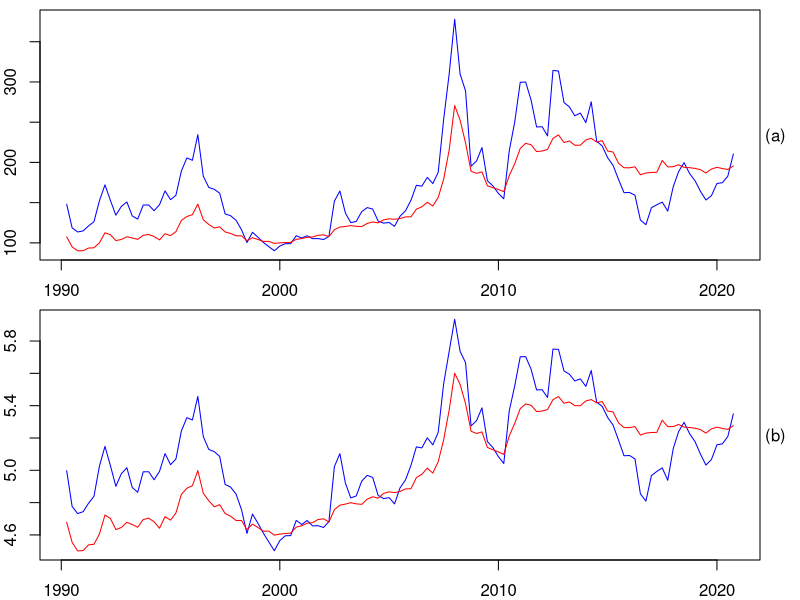
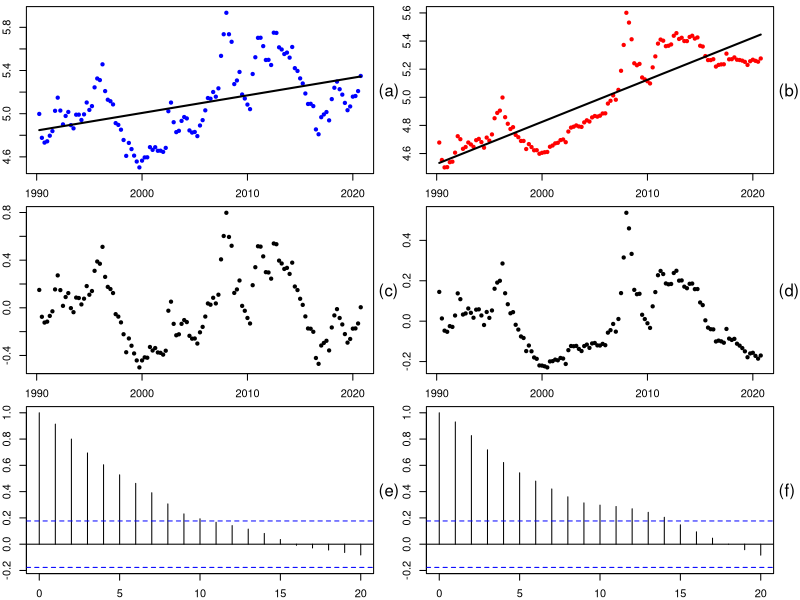
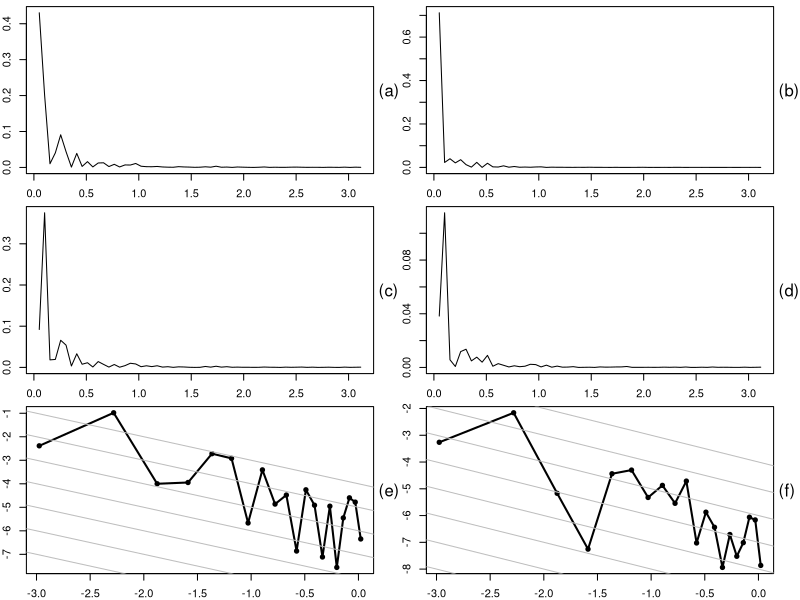
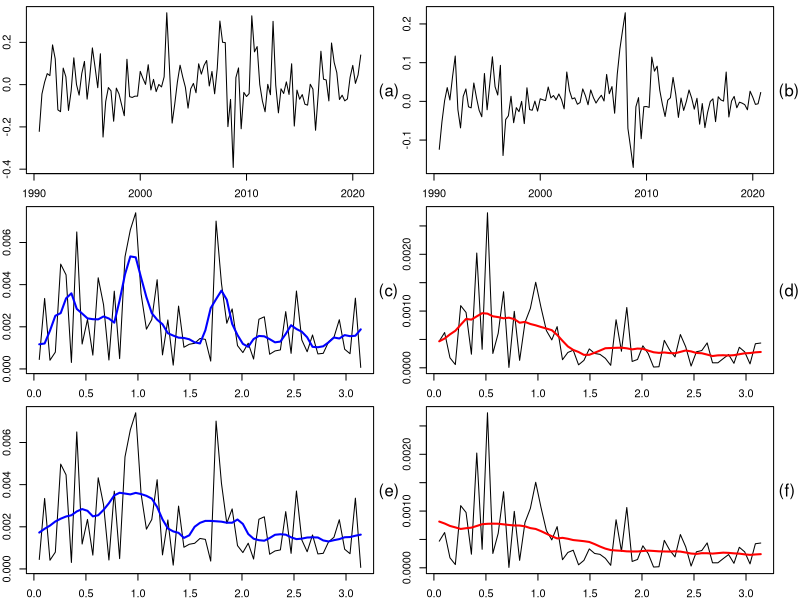
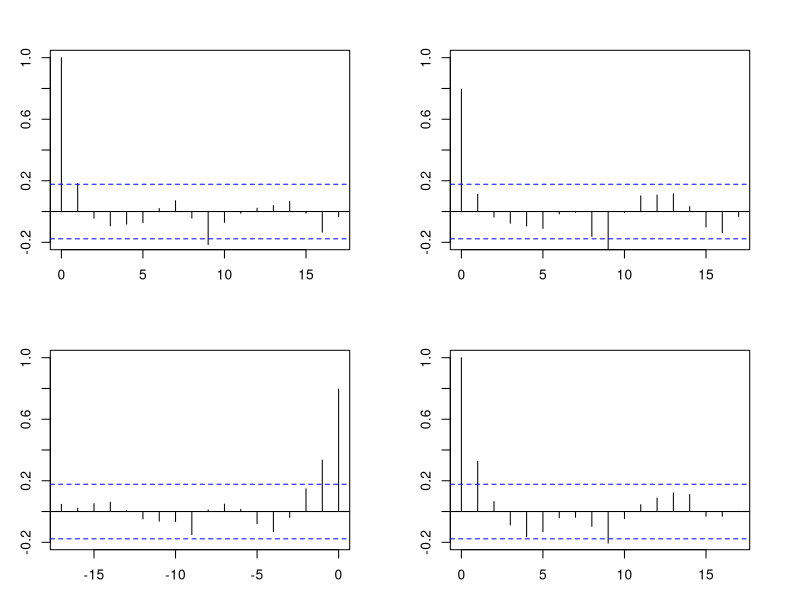
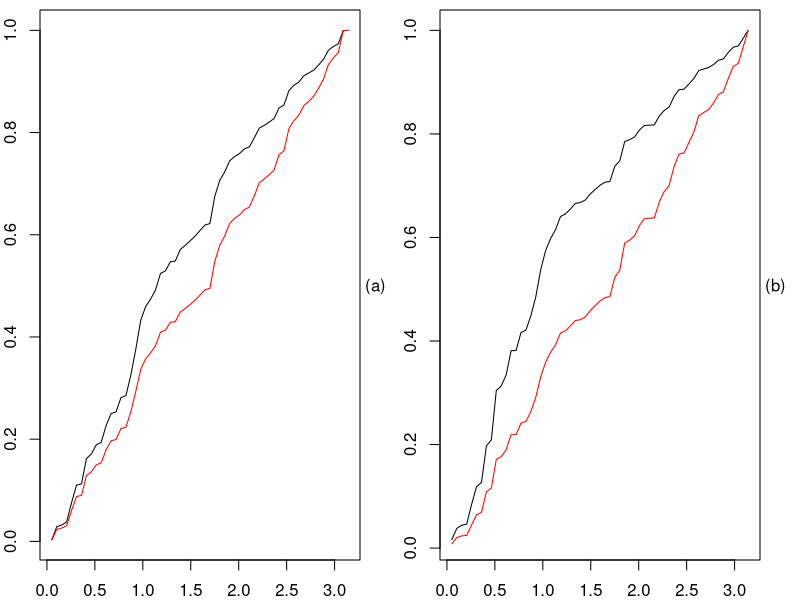
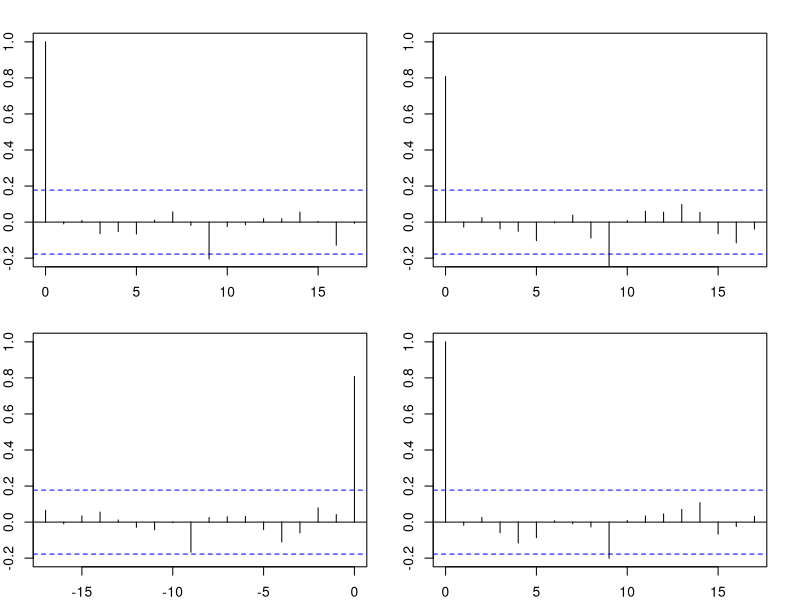
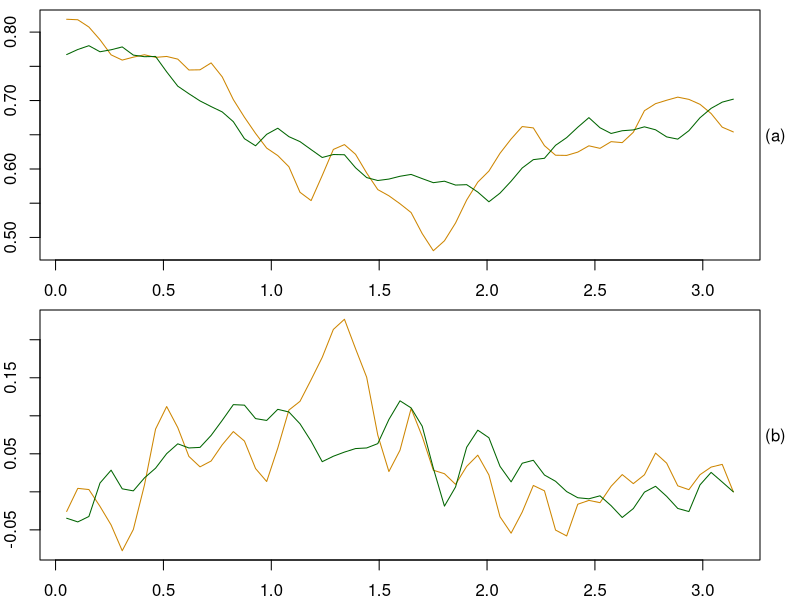

Here is the R script that generated these plots, in order:
wheat = read.csv("PWHEAMTUSDM.csv",na.strings="null")
wheat = wheat[2:(nrow(wheat)),]
X <- as.numeric(wheat[,2]); T <- as.Date(wheat[,1])
flour = read.csv("WPU02120301.csv",na.strings="null")
flour = flour[2:(nrow(flour)), ]
Y <- flour[,2] # gleicher Zeitraum!
n <- length(T)

par(mfrow=c(2,1),mar=c(2,2,0.5,2),pch=20)
plot(T,X,col="blue", type = 'l'); lines(T,Y, col = 'red')
mtext(" (a)",side=4,las=1)  
y <- log(Y); x <- log(X)
plot(T,x,col="blue", type = 'l'); lines(T,y,col="red")
mtext(" (b)",side=4,las=1) 
par(mfcol=c(3,2),mar=c(2,2,0.5,2),pch=20)
plot(T,x,col="blue"); h <- 1:n; H <- lm(x~h) 
lines(T,H$fitted.values,lwd=2); mtext(" (a)",side=4,las=1)  
xres <- H$residuals; plot(T,xres); mtext(" (c)",side=4,las=1)  
acf(xres); mtext(" (e)",side=4,las=1) 
plot(T,y,col="red"); H <- lm(y~h) 
lines(T,H$fitted.values,lwd=2); mtext(" (b)",side=4,las=1)  
yres <- H$residuals; plot(T,yres); mtext(" (d)",side=4,las=1)  
acf(yres); mtext(" (f)",side=4,las=1) 
par(mfcol=c(3,2),mar=c(2,2,0.5,2),pch=20); h <- 2*pi
H <- spec.pgram(x,taper=0,detrend=FALSE,fast=FALSE,plot=FALSE)
plot(h*H$freq,H$spec/h,type="l"); mtext(" (a)",4,las=1)
H <- spec.pgram(xres,taper=0,detrend=FALSE,fast=FALSE,plot=FALSE)
plot(h*H$freq,H$spec/h,type="l"); mtext(" (c)",4,las=1)
plot(log(h*H$freq[1:20]),log(H$spec[1:20]/h),type="o",lwd=2)  
mtext(" (e)",4,las=1) 
for (c in (-15):(-4)) abline(a=c,b=-1,col="gray")
H <- spec.pgram(y,taper=0,detrend=FALSE,fast=FALSE,plot=FALSE)
plot(h*H$freq,H$spec/h,type="l"); mtext(" (b)",4,las=1)
H <- spec.pgram(yres,taper=0,detrend=FALSE,fast=FALSE,plot=FALSE)
plot(h*H$freq,H$spec/h,type="l"); mtext(" (d)",4,las=1)
plot(log(h*H$freq[1:20]),log(H$spec[1:20]/h),type="o",lwd=2)  
mtext(" (f)",4,las=1) 
for (c in (-15):(-4)) abline(a=c,b=-1,col="gray")
dx <- x[2:n]-x[1:(n-1)]; dy <- y[2:n]-y[1:(n-1)]
par(mfcol=c(3,2),mar=c(2,2,0.5,2),pch=20); h <- 2*pi
plot(T[2:n],dx,type="l"); mtext(" (a)",4,las=1)
H <- spec.pgram(dx,taper=0,detrend=FALSE,fast=FALSE,plot=FALSE)
plot(h*H$freq,H$spec/h,type="l"); mtext(" (c)",4,las=1)
HH <- spec.pgram(dx,taper=0,detrend=FALSE,fast=FALSE,plot=FALSE,spans=5)
lines(h*HH$freq,HH$spec/h,col="blue",lwd=2)
plot(h*H$freq,H$spec/h,type="l"); mtext(" (e)",4,las=1)
HH <- spec.pgram(dx,taper=0,detrend=FALSE,fast=FALSE,plot=FALSE,spans=10)
lines(h*HH$freq,HH$spec/h,col="blue",lwd=2)
plot(T[2:n],dy,type="l"); mtext(" (b)",4,las=1)
H <- spec.pgram(dy,taper=0,detrend=FALSE,fast=FALSE,plot=FALSE)
plot(h*H$freq,H$spec/h,type="l"); mtext(" (d)",4,las=1)
HH <- spec.pgram(dy,taper=0,detrend=FALSE,fast=FALSE,plot=FALSE,spans=10)
lines(h*HH$freq,HH$spec/h,col="red",lwd=2)
plot(h*H$freq,H$spec/h,type="l"); mtext(" (f)",4,las=1)
HH <- spec.pgram(dy,taper=0,detrend=FALSE,fast=FALSE,plot=FALSE,spans=25)
lines(h*HH$freq,HH$spec/h,col="red",lwd=2)
par(mai = c(0.4, 0.4, 0.4, 0.4))
D <- cbind(dx,dy); D <- ts(D); acf(D, ylab = '', xlab = '', ylim = c(-0.2, 1), main = '')

par(mfcol=c(1,2),mar=c(2,2,0.5,2),pch=20); h <- 2*pi
H <- spec.pgram(dx,taper=0,detrend=FALSE,fast=FALSE,plot=FALSE)
plot(h*H$freq,cumsum(H$spec)/sum(H$spec),type="l"); mtext(" (a)",4,las=1)
H <- arima(dx,order=c(2,0,0),include.mean=TRUE,transform.pars=TRUE)
dx.res <- H$residuals
H <- spec.pgram(dx.res,taper=0,detrend=FALSE,fast=FALSE,plot=FALSE)
lines(h*H$freq,cumsum(H$spec)/sum(H$spec),col="red")
H <- spec.pgram(dy,taper=0,detrend=FALSE,fast=FALSE,plot=FALSE)
plot(h*H$freq,cumsum(H$spec)/sum(H$spec),type="l"); mtext(" (b)",4,las=1)
H <- arima(dy,order=c(2,0,0),include.mean=TRUE,transform.pars=TRUE)
dy.res <- H$residuals
H <- spec.pgram(dy.res,taper=0,detrend=FALSE,fast=FALSE,plot=FALSE)
lines(h*H$freq,cumsum(H$spec)/sum(H$spec),col="red")

par(mai = c(0.4, 0.4, 0.4, 0.4))
D <- cbind(dx.res,dy.res); D <- ts(D); acf(D, ylab = '', xlab = '', ylim = c(-0.2, 1), main = '')

par(mfcol=c(2,1),mar=c(2,2,0.5,2),pch=20); h <- 2*pi
H1 <- spec.pgram(D,taper=0,detrend=F,fast=F,plot=F,spans=20)
plot(H1$freq*h,H1$coh,type="l",col="orange3")
H2 <- spec.pgram(D,taper=0,detrend=F,fast=F,plot=F,spans=30)
lines(H2$freq*h,H2$coh,col="darkgreen"); mtext(" (a)",4,las=1)
plot(H1$freq*h,H1$phase,type="l",col="orange3")
lines(H2$freq*h,H2$phase,col="darkgreen"); mtext(" (b)",4,las=1)   

# AR-Spektrum eines vektorautoregressiven Prozesses 
var.spec <- function(fr,AR.p) {
  # fr ... Frequenzen, AR.p ... AR(p) Modell geschÃ¤tzt mit R-Funktion ar
  nf <- length(fr); p <- AR.p$order 
  sigma <- AR.p$var.pred; k <- length(sigma[1,])
  Id <- diag(1,nrow=k,ncol=k) # identity matrix
  sp <- array(dim=c(nf,k,k))
  for (w in 1:nf) {
    A <- Id
    for (l in 1:p) A <- A-AR.p$ar[l,,]*exp(-1i*fr[w]*l)
    A <- solve(A) # inverse of A 
    sp[w,,] <- A%*%sigma%*%t(Conj(A)) }
  return(sp/(2*pi)) }
fr <- H1$freq*(2*pi); AR.3 <- ar(D,order.max=3,aic=FALSE,demean=TRUE)
AR.1 <- ar(D,order.max=3,aic=FALSE,demean=TRUE)
AR.2 <- ar(D,order.max=6,aic=FALSE,demean=TRUE)
sp.1 <- var.spec(fr,AR.1); sp.2 <- var.spec(fr,AR.2)

par(mfcol=c(2,2),mar=c(2,2,0.5,2),pch=20); 
plot(fr,Re(sp.1[,1,2]),type="l",col="darkgreen"); abline(h=0,lty=2)   
lines(fr,Re(sp.2[,1,2]),col="orange3"); mtext(" (a)",4,las=1) 
plot(fr,-Im(sp.1[,1,2]),type="l",col="darkgreen"); abline(h=0,lty=2)
lines(fr,-Im(sp.2[,1,2]),col="orange3"); mtext(" (b)",4,las=1)
plot(fr,Mod(sp.1[,1,2])^2/(sp.1[,1,1]*sp.1[,2,2]),type="l",col="darkgreen")
lines(fr,Mod(sp.2[,1,2])^2/(sp.2[,1,1]*sp.2[,2,2]),col="orange3")
mtext(" (c)",4,las=1)  
plot(fr,Arg(sp.1[,1,2]),type="l",col="darkgreen"); mtext(" (d)",4,las=1) 
lines(fr,Arg(sp.2[,1,2]),col="orange3") 

h <- read.csv("PWHEAMTUSDM.csv",na.strings="null"); h = h[2:(nrow(h)),]; X <- as.numeric(h[,2]); T <- as.Date(h[,1])
h <- read.csv("WPU02120301.csv",na.strings="null"); h = h[2:(nrow(h)), ]; Y <- h[,2]  
n <- length(T); n1 <- n-1; y <- log(Y); x <- log(X)
O1 <- 1:n; O2 <- O1^2; O3 <- O1^3
dx <- x[2:n]-x[1:n1]; dy <- y[2:n]-y[1:n1]; T1 <- T[-1]  

library(tseries)
adf.test(x, alternative = 'stationary', k = 0) 
adf.test(x, alternative = 'stationary', k = trunc((length(x)-1)^(1/3))) # 4, r recommend
adf.test(x, alternative = 'stationary', k = 8)

adf.test(y, alternative = 'stationary', k = 0) 
adf.test(y, alternative = 'stationary', k = trunc((length(y)-1)^(1/3))) # 4, r recommend
adf.test(y, alternative = 'stationary', k = 8)

library(urca)
h <- ca.jo(ts(cbind(x,y)),K=10,ecdet="const")
# with constant and lag order=10
summary(h)